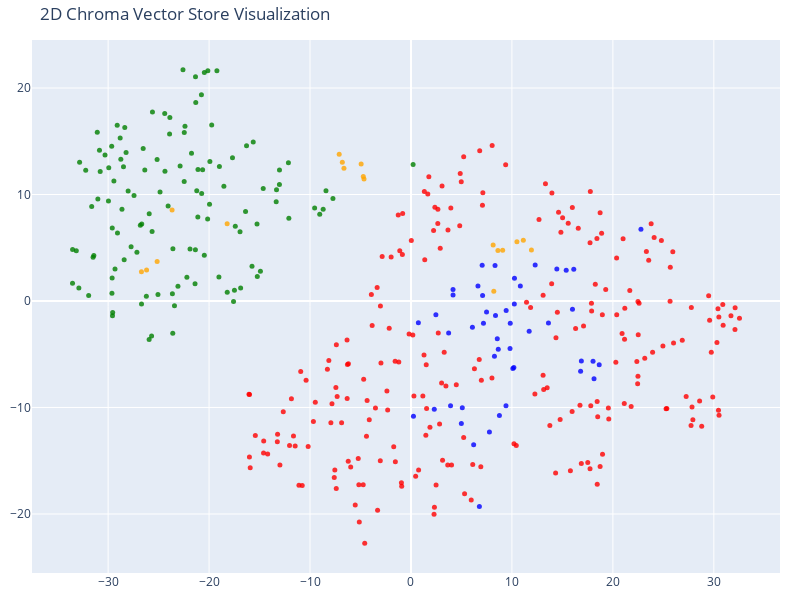

Source (notebook cell):
### Markdown cell above
### Visualize vector in 2D

### Code cell
# We humans find it easier to visalize things in 2D!
# Reduce the dimensionality of the vectors to 2D using t-SNE
# (t-distributed stochastic neighbor embedding)

tsne = TSNE(n_components=2, random_state=42)
reduced_vectors = tsne.fit_transform(vectors)

# Create the 2D scatter plot
fig = go.Figure(data=[go.Scatter(
    x=reduced_vectors[:, 0],
    y=reduced_vectors[:, 1],
    mode='markers',
    marker=dict(size=5, color=colors, opacity=0.8),
    text=[f"Type: {t}<br>Text: {d[:100]}..." for t, d in zip(doc_types, documents)],
    hoverinfo='text'
)])

fig.update_layout(title='2D Chroma Vector Store Visualization',
    scene=dict(xaxis_title='x',yaxis_title='y'),
    width=800,
    height=600,
    margin=dict(r=20, b=10, l=10, t=40)
)

fig.show()

### Figure 1 — Plotly figure (JSON) as saved in the notebook; plotly's stock layout.template omitted (floating-point values rounded to 4 significant figures; data arrays with more than 128 entries replaced by an {"elided": "..."} marker saying what was removed)
{"data": [{"hoverinfo": "text", "marker": {"color": {"elided": "413 str values"}, "opacity": 0.8, "size": 5}, "mode": "markers", "text": {"elided": "413 str values"}, "type": "scatter", "x": {"elided": "413 float values"}, "y": {"elided": "413 float values"}}], "layout": {"height": 600, "margin": {"b": 10, "l": 10, "r": 20, "t": 40}, "scene": {"xaxis": {"title": {"text": "x"}}, "yaxis": {"title": {"text": "y"}}}, "title": {"text": "2D Chroma Vector Store Visualization"}, "width": 800}}
